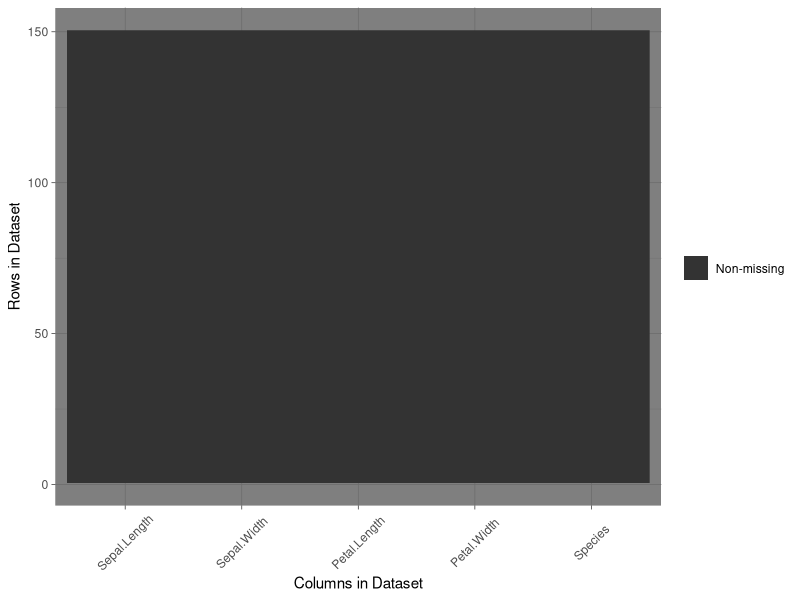
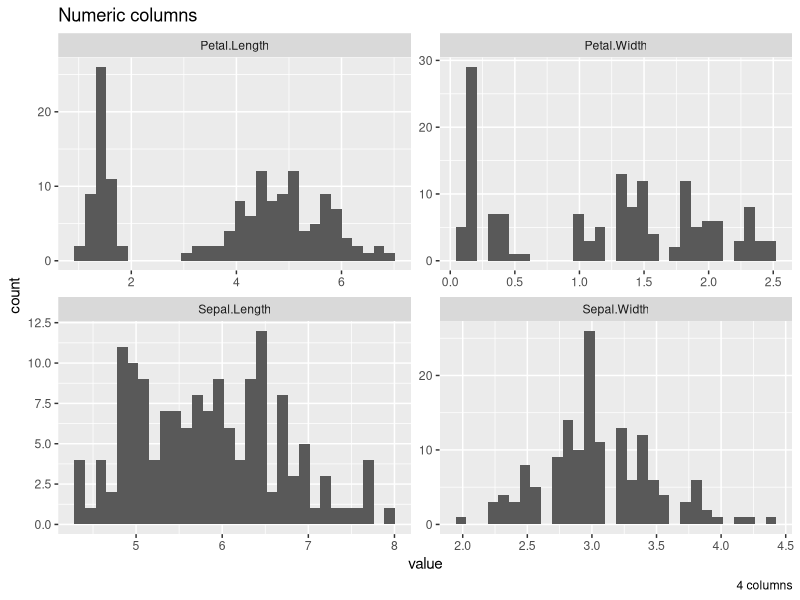
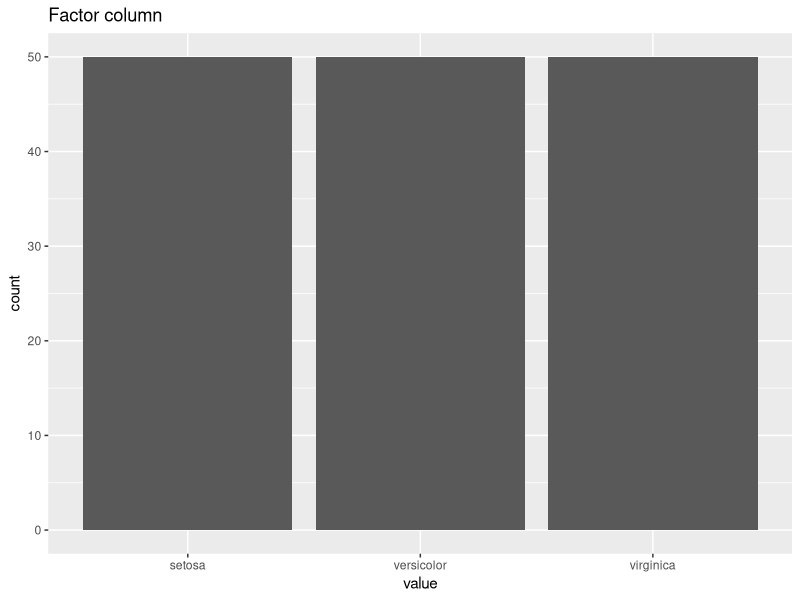
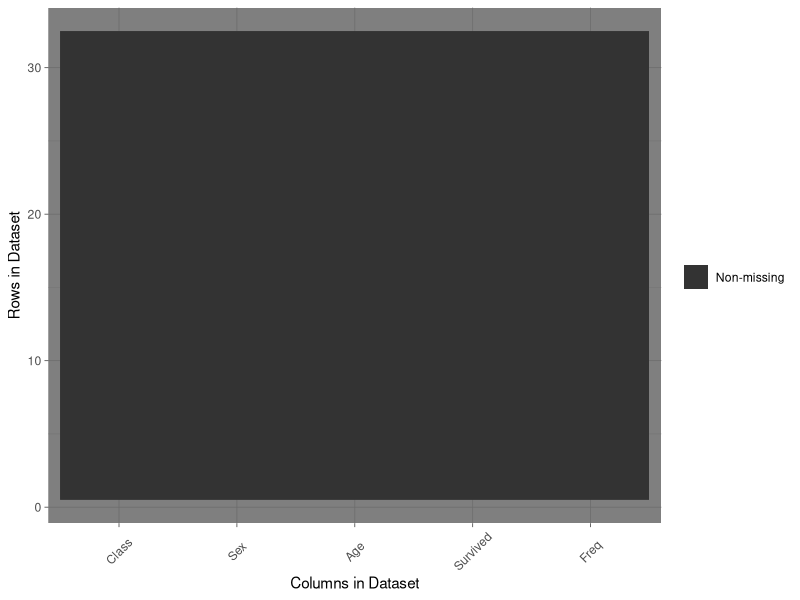
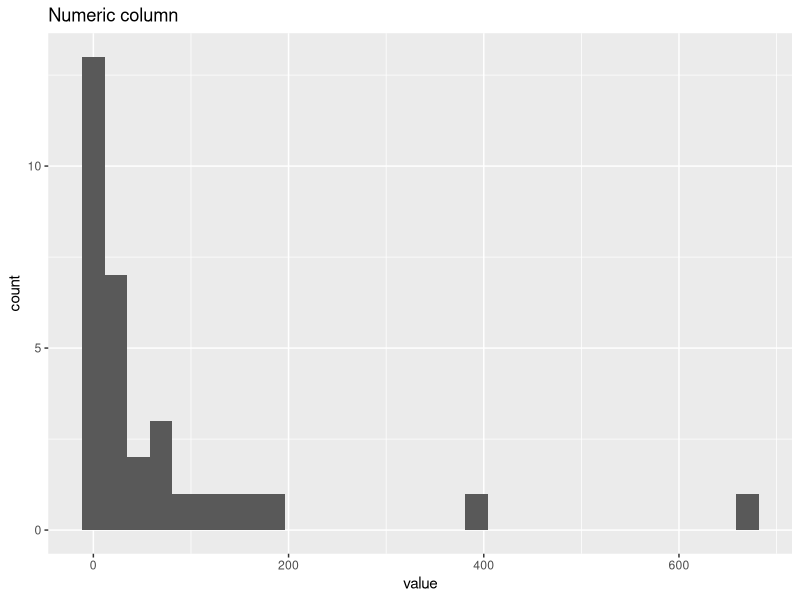
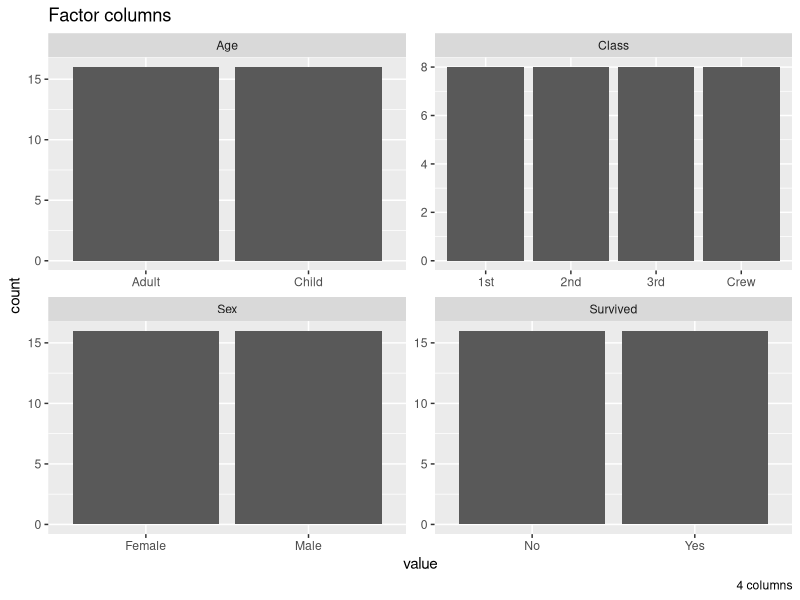
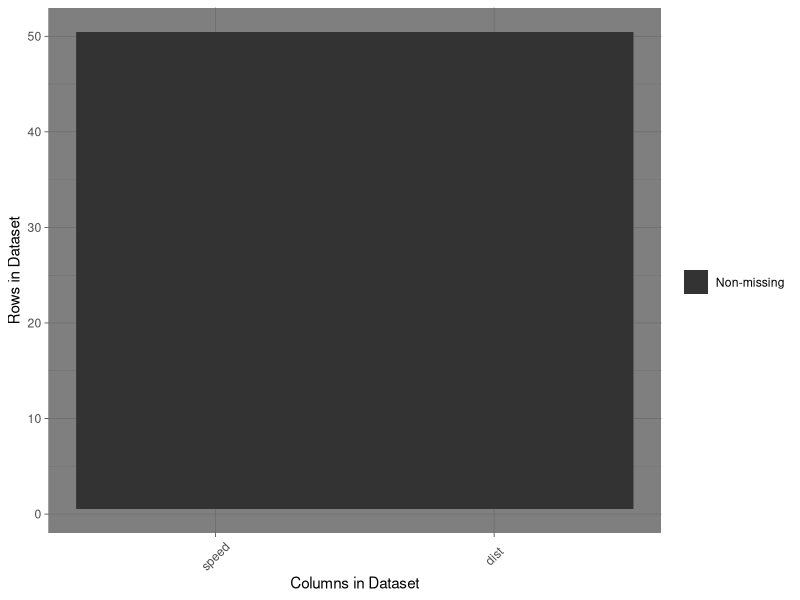
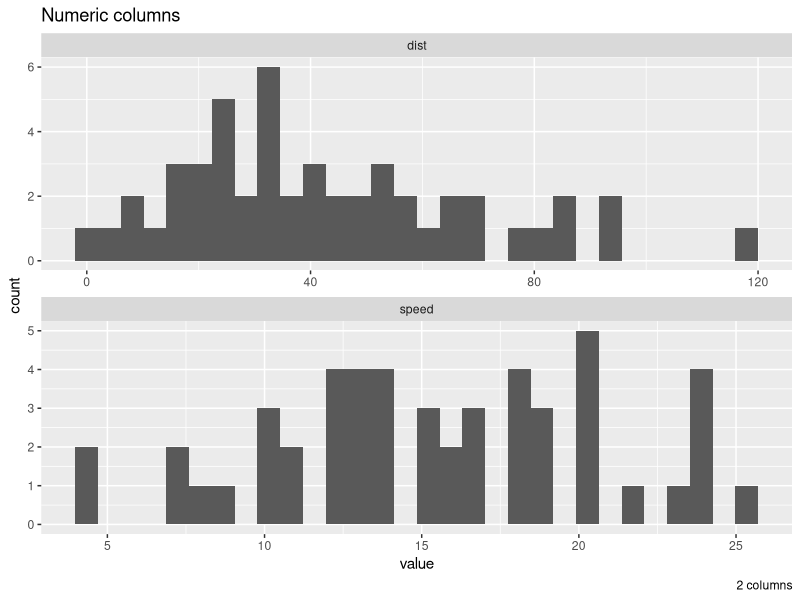

R code for these plots, in order:
#library----
if(!require(tidyverse)){install.packages("tidyverse")}
library(tidyverse)
if(!require(nnet)){install.packages("nnet")}
library(nnet)
if(!require(reshape)){install.packages("reshape")}
library(reshape)


#function to do all in one with tidyverse (mainly) and reshape library
tidyverse_unstable <- function(df,target=NULL){
  start <- Sys.time()

      # 1)baisc descritpive statistics----
    df <- as.data.frame(df)
    glimpse(df)
    cat('\nThe basic summary as follow:\n')
    count_num <- df %>% keep(is.numeric) %>% ncol
    cat('\nThere are ',count_num,'numeric columns\n')
    # for numeric
    df_sum <- df %>% na.omit %>%
             summarise_if(is.numeric,funs(min = min,
                          q25 = quantile(., 0.25),
                          median = median,
                          q75 = quantile(., 0.75),
                          max = max,
                          mean = mean,
                          sd = sd))

    # reshape it using tidyr functions if there are more than 1
    if(count_num > 1){
      df_stats_tidy <- df_sum %>% gather(stat, val) %>%
        separate(stat, into = c("column", "stat"), sep = "_") %>%
        spread(stat, val)
      print(df_stats_tidy)}
    else {print(df_sum)}

    # for factor
    count_factor <- df %>% as.data.frame %>% keep(is.factor) %>% ncol
    cat('\nThere are ',count_factor,'factor columns\n')
    if(count_factor >0){print(df %>% keep(is.factor) %>% table) }

    #2) Missing value checking-----
    cat('\nThere are', sum(is.na(df)),'missing values in this dataset\n')
    # graph missing value
    missing_plot <-df  %>%
      is.na %>%
      melt %>%
      ggplot(data = .,
             aes(x = X2,
                 y = X1)) +
      geom_raster(aes(fill = value)) +
      scale_fill_grey(name = "",
                      labels = c("Non-missing","Missing")) +
      theme_dark() +
      theme(axis.text.x  = element_text(angle=45, vjust=0.5)) +
      labs(x = "Columns in Dataset",
           y = "Rows in Dataset")
    print(missing_plot)
    count <- df %>% nrow()
    cat('\nIf we omit all observation with NA, we retain ',
        (count - sum(!complete.cases(df)))/count*100, '% of original data\n')


    #3)basic visualization for data----
    #for numeric
    num_df <- df %>% keep(is.numeric) %>% gather()
    if ((num_df %>% ncol())==0) {
      print('there is no Numeric column')
    } else if ((num_df %>% select(key) %>% n_distinct())==1){
      graph<-num_df %>% ggplot( aes(value)) + geom_histogram() + ggtitle('Numeric column')
      print(graph)
    }else {
      graph<- num_df %>%
        ggplot( aes(value)) + geom_histogram() + ggtitle('Numeric columns') +
        facet_wrap(~ key, scales = "free",  nrow = 3) +
        labs(caption = paste0(num_df %>% select(key) %>% n_distinct(),' columns'))
      print(graph)
    }

    # for factor
    fac_df <- df %>% keep(is.factor) %>% gather()
    if ((fac_df %>% ncol())==0) {
      print('there is no Factor column ')
    } else if ((fac_df %>% select(key) %>% n_distinct())==1){
      graph<- fac_df %>% ggplot( aes(value)) + geom_bar() + ggtitle('Factor column')
      print(graph)
    }else {
      graph<-fac_df %>%
        ggplot( aes(value)) + geom_bar() + ggtitle('Factor columns') +
        facet_wrap(~ key, scales = "free", nrow = 3) +
        labs(caption = paste0(fac_df %>% select(key) %>% n_distinct(),' columns'))
      print(graph)
    }


    #4) basic mode----
    print("---------------------------------------------")
    message('\nIf THERE IS an NA in dataset, the model may not run correctly at all\n')

    if('factor' %in% class(df[[target]])){
      message('\nThe dependent variable is factor, multiple logistic regression is used')
      fit<-multinom(as.formula(paste(target,"~.")), data= df, maxit=200)
      print(summary(fit))
      prediction <- predict(fit,type='class')
      real_value <- df[[target]]%>%na.omit
      t<-table(real_value, prediction)
      print(t)
    }
    else if('numeric' %in% class(df[[target]]) || 'integer' %in% class(df[[target]])){
      message('\nThe dependent variable is numeric/integer, linear regression is used')
      fit<-lm(as.formula(paste(target,"~.")), data= df)
      print(summary(fit))
      y_pred <-  predict(fit)
      real_value <- df[[target]]%>%na.omit
      new_df <- bind_cols(real=real_value, as.data.frame(y_pred))
      g<-ggplot(data = new_df, aes(x=real, y=y_pred)) +
        geom_point() +geom_smooth()
      print(g)

    } else {print('the target column class is neither simple factor nor numeric/integer')}
    end = Sys.time()
    message('\nThe whole process took ', end - start,'seconds\n')
}

tidyverse_explorer <- safely(tidyverse_unstable)

tidyverse_explorer(iris,"Species")  
tidyverse_explorer(Titanic,'Class')
tidyverse_explorer(cars, 'dist') 
tidyverse_explorer(mtcars,'mpg') 
tidyverse_explorer(diamonds,'color')
tidyverse_explorer(airquality,'Ozone') #with NA then no table or graph summary
